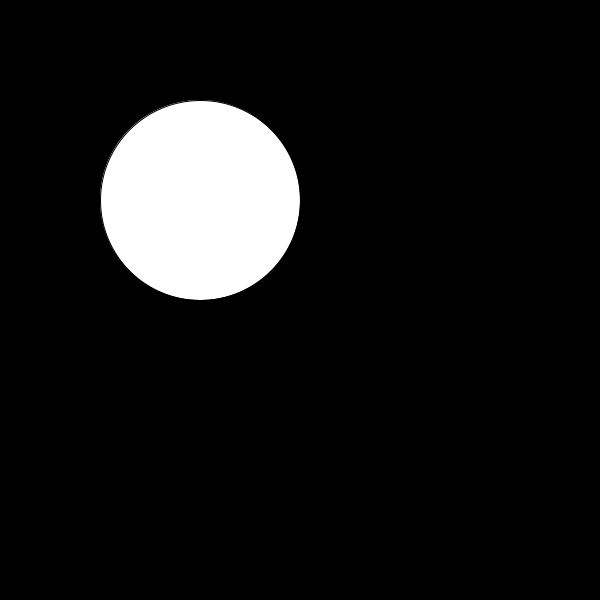
Frame 1 (no input)
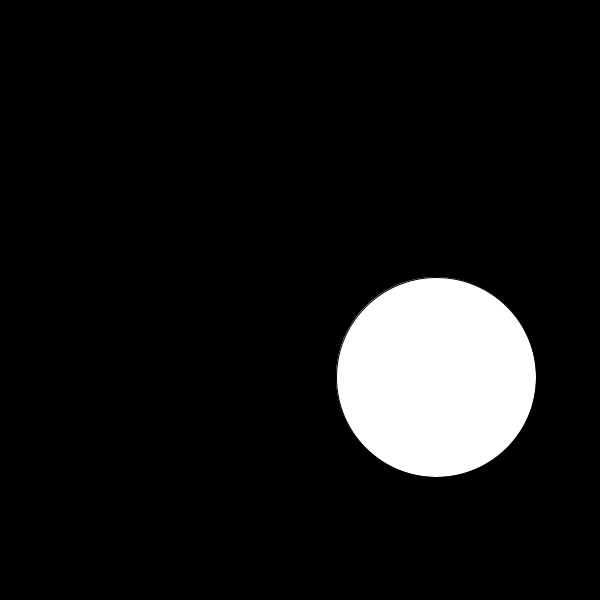
Frame 60 (the mouse pressed at the canvas centre just before this capture)
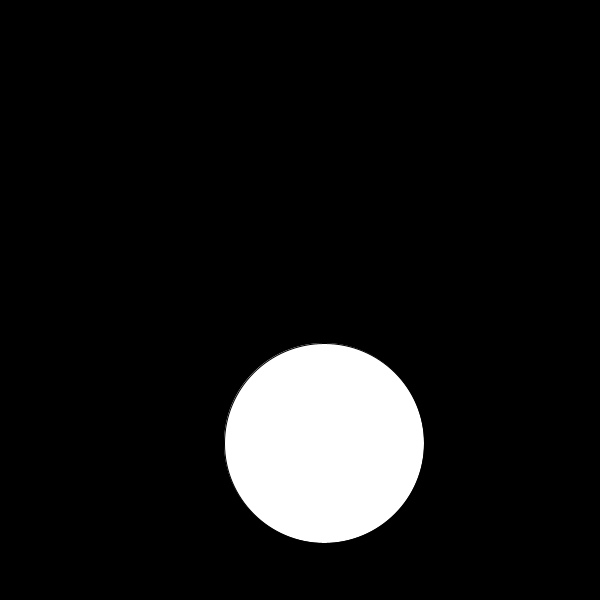
Frame 120 (the mouse held since frame 60 and released just before this capture)

The Processing sketch that drew these frames (run headless with seeded random() and noise(); from frame 60 on, the mouse is pressed at the canvas centre):

// Processing sketch: Ball_bouncing
// ── Ball_bouncing.pde
int x = 200;
int y = 200;
float dir_x = 4;
float dir_y = 3;
void setup() {
  size(600, 600);
}

void draw() {
  background(0);
  circle(x, y, 200);
  
  x += dir_x;
  if (x>=500 || x<=100)  {
    dir_x *= -1;
  }
  y += dir_y;
  if (y>=500 || y<=100)  {
    dir_y *= -1;
  }
  
}
